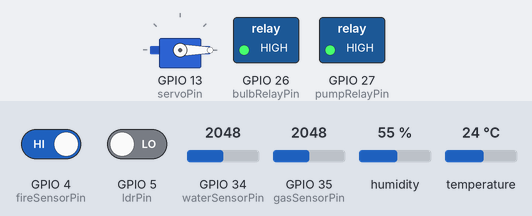
Bench run of a sketch on a simulated ESP32. On the bench: servo, switched loads named in the sketch (green lamp = pin HIGH). The inputs (shaded band) are chosen by the test bench; at power-on: GPIO 34 (waterSensorPin) = 2048, GPIO 5 (ldrPin) LOW, GPIO 4 (fireSensorPin) HIGH, GPIO 35 (gasSensorPin) = 2048, humidity 55 %, temperature 24 °C. WiFi joins after 1.5 s; servers stay silent unless stated; uploads are accepted with an empty reply; what the sketch prints to the serial monitor is not drawn.

Above: at 2.7 s.
2.8 s: GPIO 34 (waterSensorPin) set to 318
8.8 s: GPIO 34 (waterSensorPin) set to 268
At 9.7 s:
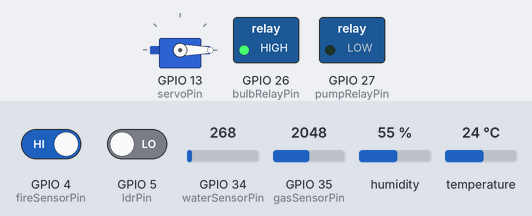
10.3 s: GPIO 5 (ldrPin) driven HIGH
At 10.9 s:
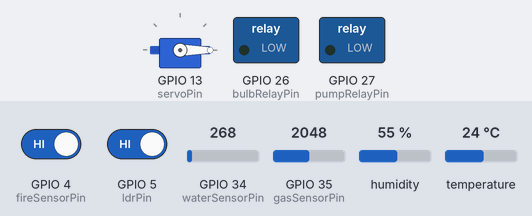
16.3 s: GPIO 5 (ldrPin) driven LOW
At 16.7 s:
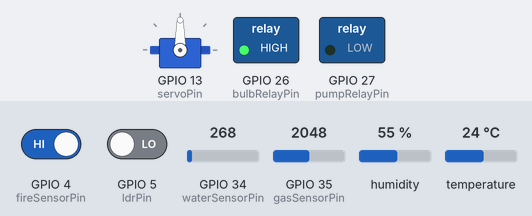
20.4 s: GPIO 34 (waterSensorPin) set to 340
At 30.7 s:
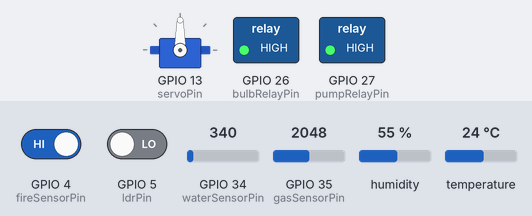
Timing chart, 0 to 46.5 s (numbered marks = the images above; inputs shaded):
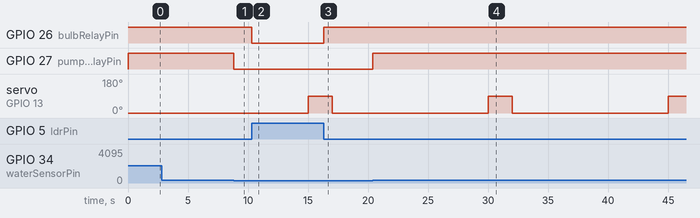

Measured:
- the behaviour switches between 300 and 299 on GPIO 34 (waterSensorPin) (found by bisection; images 0 and 1)
- after the input at 2.8 s, every drawn part: stays the same
- after the input at 8.8 s, GPIO 27 (pumpRelayPin): HIGH → LOW at once
- after the input at 10.3 s, GPIO 26 (bulbRelayPin): HIGH → LOW at once
- after the input at 16.3 s, GPIO 26 (bulbRelayPin): LOW → HIGH at once
- after the input at 20.4 s, GPIO 27 (pumpRelayPin): LOW → HIGH at once

The sketch:

poultry_farmer.ino
```cpp
#include <WiFi.h>
#include <HTTPClient.h>
#include <NetworkClientSecure.h>
#include <DHT.h>
#include <ESP32Servo.h>

// -------- NETWORK CONFIGURATION --------
const char* ssid = "username";
const char* password = "password";
// Update this URL whenever you restart ngrok!
const char* serverUrl = "your_server_url";

// -------- PIN CONFIG --------
int bulbRelayPin   = 26;
int pumpRelayPin   = 27;
int ldrPin         = 5;
int waterSensorPin = 34;
int gasSensorPin   = 35;
int fireSensorPin  = 4;
int dhtPin         = 19;
int servoPin       = 13;

// -------- OBJECTS & CONSTANTS --------
DHT dht(dhtPin, DHT22);
Servo foodServo;

const int WATER_PUMP_THRESHOLD = 300;
const unsigned long FEED_INTERVAL = 15000; // Every 15 seconds
const unsigned long FEED_DURATION = 2000;  // Stay open for 2 seconds
const unsigned long CLOUD_INTERVAL = 4000;

unsigned long lastFeedTrigger = 0;
unsigned long lastCloudSync   = 0;
bool isFeeding = false;

String currentBulbStatus = "OFF";
String currentDoorStatus = "CLOSED";
int currentFireStatus    = 0; // 0 for Secure, 1 for Fire

void setup() {
  Serial.begin(115200);

  // --- ESP32 SERVO TIMER ALLOCATION ---
  ESP32PWM::allocateTimer(0);
  ESP32PWM::allocateTimer(1);

  foodServo.setPeriodHertz(50);
  foodServo.attach(servoPin, 500, 2400);
  foodServo.write(0);

  pinMode(bulbRelayPin, OUTPUT);
  pinMode(pumpRelayPin, OUTPUT);
  digitalWrite(bulbRelayPin, HIGH); // OFF (Active Low)
  digitalWrite(pumpRelayPin, HIGH); // OFF (Active Low)

  pinMode(ldrPin, INPUT);
  pinMode(fireSensorPin, INPUT_PULLUP); // Using Pullup for Digital Fire Sensor
  dht.begin();

  WiFi.begin(ssid, password);
  Serial.print("Connecting WiFi");
  while (WiFi.status() != WL_CONNECTED) {
    delay(500);
    Serial.print(".");
  }
  Serial.println("\n✅ POULTRY SYSTEM ONLINE (farmer)");
}

void loop() {
  unsigned long currentTime = millis();

  // 1. SENSOR READINGS
  int waterRaw  = analogRead(waterSensorPin);
  int ldrState  = digitalRead(ldrPin);
  int fireRaw   = digitalRead(fireSensorPin);
  int gasValue  = analogRead(gasSensorPin);
  float temp    = dht.readTemperature();
  float hum     = dht.readHumidity();

  // 2. AUTOMATION & LOGIC

  // Fire Detection (Active LOW sensor)
  currentFireStatus = (fireRaw == LOW) ? 1 : 0;
  if(currentFireStatus == 1) {
    Serial.println("🔥 ALERT: FIRE DETECTED!");
  }

  // Water Pump Control
  digitalWrite(pumpRelayPin, (waterRaw < WATER_PUMP_THRESHOLD) ? LOW : HIGH);

  // Bulb Control (HIGH = Dark on LDR module)
  if (ldrState == HIGH) {
    digitalWrite(bulbRelayPin, LOW); // Relay ON
    currentBulbStatus = "ON";
  } else {
    digitalWrite(bulbRelayPin, HIGH); // Relay OFF
    currentBulbStatus = "OFF";
  }

  // --- CORRECTED FEEDING LOGIC ---
  if (!isFeeding && (currentTime - lastFeedTrigger >= FEED_INTERVAL)) {
    isFeeding = true;
    lastFeedTrigger = currentTime;
    foodServo.write(90);
    currentDoorStatus = "OPEN";
    Serial.println("🍴 Feeding Cycle Started...");
  }

  if (isFeeding && (currentTime - lastFeedTrigger >= FEED_DURATION)) {
    isFeeding = false;
    foodServo.write(0);
    Serial.println("🍴 Feeding Cycle Finished.");
    // currentDoorStatus remains "OPEN" to ensure the 4s Cloud Sync catches it
  }

  // 3. CLOUD SYNC
  if (currentTime - lastCloudSync >= CLOUD_INTERVAL) {
    lastCloudSync = currentTime;
    if (WiFi.status() == WL_CONNECTED) {
      HTTPClient http;
      NetworkClientSecure client;
      client.setInsecure();
      http.begin(client, serverUrl);
      http.addHeader("Content-Type", "application/json");
      http.addHeader("ngrok-skip-browser-warning", "true");

      // Matching Christo's Email (23iota04) and added Fire_Status
      String payload = "{\"Email\":\"poultryfarmer@example.com\",";
      payload += "\"Temp (°C)\":" + String(isnan(temp) ? 0 : temp) + ",";
      payload += "\"Humidity (%)\":" + String(isnan(hum) ? 0 : hum) + ",";
      payload += "\"Gas_Level (ppm)\":" + String(gasValue) + ",";
      payload += "\"Light_Level\":\"" + String(ldrState == HIGH ? "Dark" : "Bright") + "\",";
      payload += "\"Light_Bulb_Status\":\"" + currentBulbStatus + "\",";
      payload += "\"Door_Status\":\"" + currentDoorStatus + "\",";
      payload += "\"Fire_Status\":" + String(currentFireStatus) + "}";

      int httpResponseCode = http.POST(payload);
      Serial.printf("📡 Sync farmer: %d | Fire: %d | Door: %s\n",
                    httpResponseCode, currentFireStatus, currentDoorStatus.c_str());

      // Handshake: Reset door status only if sync was successful
      if(httpResponseCode == 200) currentDoorStatus = "CLOSED";

      http.end();
    }
  }
}
```
